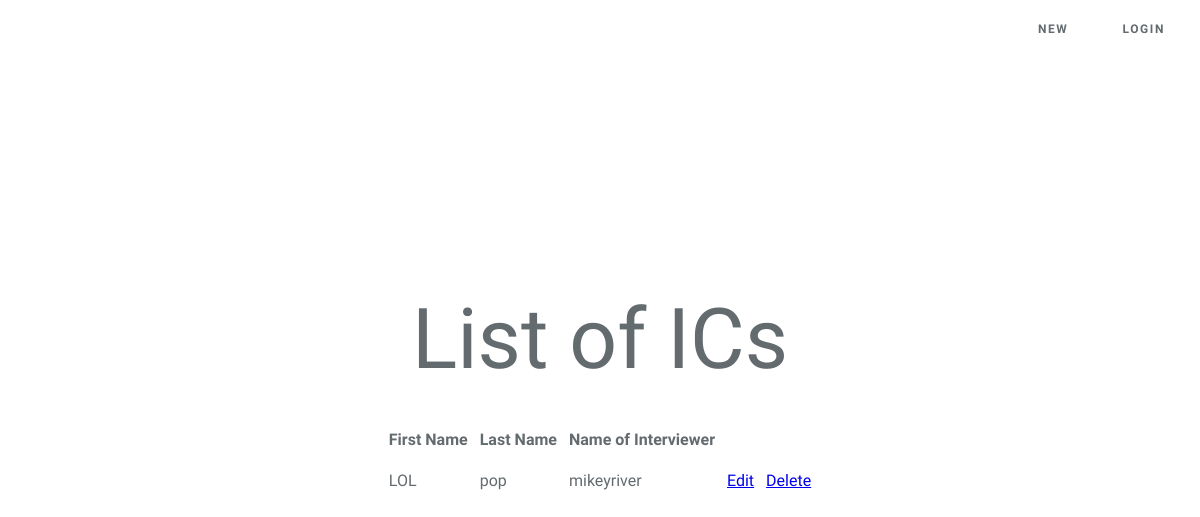
The app's page /ics/, older data.
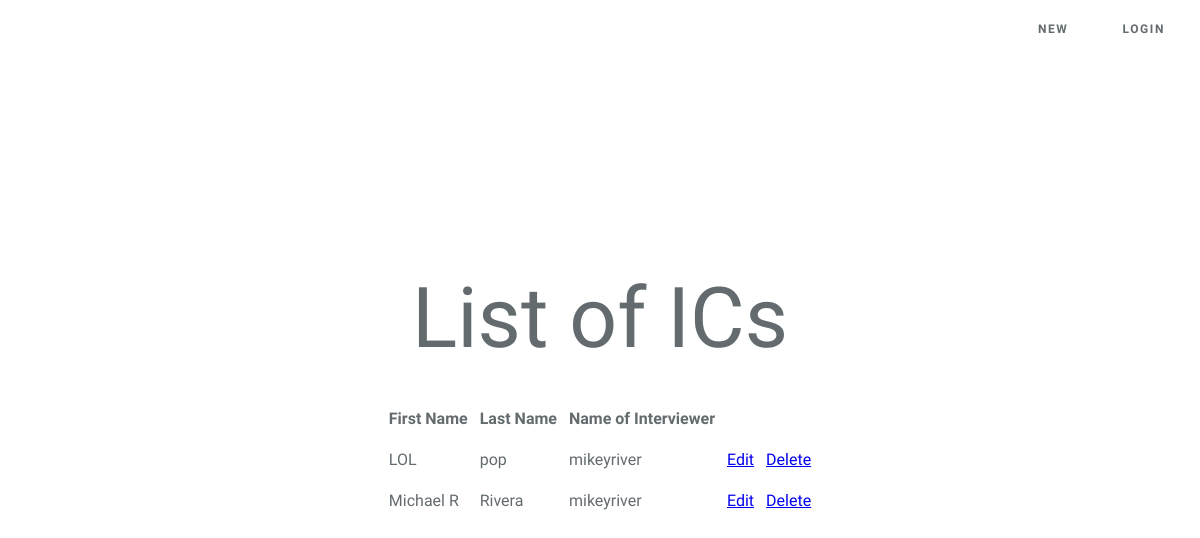
The same page, newer data.
### project/models.py (models this page shows)
class Ic(models.Model):
    first_name = models.CharField(max_length=30)
    last_name = models.CharField(max_length=30)
    interviwer = models.ForeignKey(User, on_delete=models.CASCADE)

### project/views.py (the view)
class IcList(ListView):
    model = Ic

### templates/project/ic_list.html (shortened to what this page needs)
<head>
</head>
    <body>
        <div class="flex-center position-ref full-height">
                <div class="top-right links">
					<a href="{% url "ic_new" %}">New</a>
					    {% if user.is_authenticated %}
        					Welcome {{ user.username }}
	       					<a href="/accounts/logout/">Logout</a>
        				{% else %}
        					<a href="/accounts/login/">Login</a>
    					{% endif %}
                </div>
            <div class="content">
                <div class="title m-b-md">
                    List of ICs
                </div>
			<table  cellspacing="10">
				<thead>
					<tr>
					<td> First Name </td>
					<td> Last Name </td>
					<td> Name of Interviewer </td>
				</thead>
			    {% for Ic in object_list %}
			    <tbody>
			    	<tr>
				    <td> {{ Ic.first_name }} </td>
				    <td> {{ Ic.last_name }} </td>
   				    <td> {{ Ic.interviwer }} </td>
				    <td><a href="{% url "ic_edit" Ic.id %}">Edit</a></td>
				    <td><a href="{% url "ic_delete" Ic.id %}">Delete</a></td>
			    </tbody>
			    {% endfor %}
			</table>
            </div>
        </div>
    </body>

### templates/project/ic_list.html (style rules this page uses)
html, body { background-color: #fff; color: #636b6f; font-family: 'Raleway', sans-serif; font-weight: 100; height: 100vh; margin: 0; }
.full-height { height: 100vh; }
.flex-center { align-items: center; display: flex; justify-content: center; }
.position-ref { position: relative; }
.top-right { position: absolute; right: 10px; top: 18px; }
.content { text-align: center; }
.title { font-size: 84px; }
.links > a { color: #636b6f; padding: 0 25px; font-size: 12px; font-weight: 600; letter-spacing: .1rem; text-decoration: none; text-transform: uppercase; }
.m-b-md { margin-bottom: 30px; }
thead td { font-weight: bold; }

Row changes from the older to the newer data that the page shows:
added Ic: first_name "Michael R", last_name "Rivera", interviwer "mikeyriver"
